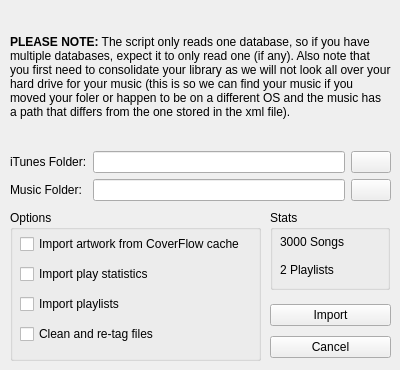
<ui version="4.0" >
 <class>iTunesImportOptions</class>
 <widget class="QWidget" name="iTunesImportOptions" >
  <property name="geometry" >
   <rect>
    <x>0</x>
    <y>0</y>
    <width>400</width>
    <height>370</height>
   </rect>
  </property>
  <property name="windowTitle" >
   <string>iTunes Library Import Options</string>
  </property>
  <widget class="QWidget" name="layoutWidget" >
   <property name="geometry" >
    <rect>
     <x>10</x>
     <y>10</y>
     <width>381</width>
     <height>191</height>
    </rect>
   </property>
   <layout class="QVBoxLayout" >
    <property name="margin" >
     <number>0</number>
    </property>
    <property name="spacing" >
     <number>6</number>
    </property>
    <item>
     <widget class="QLabel" name="NoticeLabel" >
      <property name="text" >
       <string>&lt;b>PLEASE NOTE:&lt;/b> The script only reads one database, so if you have multiple databases, expect it to only read one (if any). Also note that you first need to consolidate your library as we will not look all over your hard drive for your music (this is so we can find your music if you moved your foler or happen to be on a different OS and the music has a path that differs from the one stored in the xml file).</string>
      </property>
      <property name="wordWrap" >
       <bool>true</bool>
      </property>
     </widget>
    </item>
    <item>
     <layout class="QGridLayout" >
      <property name="margin" >
       <number>0</number>
      </property>
      <property name="spacing" >
       <number>6</number>
      </property>
      <item row="0" column="1" >
       <widget class="QLineEdit" name="iTunesFolderEdit" />
      </item>
      <item row="1" column="1" >
       <widget class="QLineEdit" name="MusicFolderEdit" />
      </item>
      <item row="1" column="0" >
       <widget class="QLabel" name="MusicFolderLabel" >
        <property name="text" >
         <string>Music Folder:</string>
        </property>
       </widget>
      </item>
      <item row="0" column="0" >
       <widget class="QLabel" name="iTunesFolderLabel" >
        <property name="text" >
         <string>iTunes Folder:</string>
        </property>
       </widget>
      </item>
      <item row="0" column="2" >
       <widget class="QPushButton" name="iTunesFolderBrowse" />
      </item>
      <item row="1" column="2" >
       <widget class="QPushButton" name="MusicFolderBrowse" />
      </item>
     </layout>
    </item>
   </layout>
  </widget>
  <widget class="QWidget" name="layoutWidget" >
   <property name="geometry" >
    <rect>
     <x>270</x>
     <y>300</y>
     <width>121</width>
     <height>62</height>
    </rect>
   </property>
   <layout class="QVBoxLayout" >
    <property name="margin" >
     <number>0</number>
    </property>
    <property name="spacing" >
     <number>6</number>
    </property>
    <item>
     <widget class="QPushButton" name="ImportButton" >
      <property name="text" >
       <string>Import</string>
      </property>
     </widget>
    </item>
    <item>
     <widget class="QPushButton" name="CancelButton" >
      <property name="text" >
       <string>Cancel</string>
      </property>
     </widget>
    </item>
   </layout>
  </widget>
  <widget class="QGroupBox" name="OptionsGroupBox" >
   <property name="geometry" >
    <rect>
     <x>10</x>
     <y>210</y>
     <width>251</width>
     <height>151</height>
    </rect>
   </property>
   <property name="title" >
    <string>Options</string>
   </property>
   <widget class="QWidget" name="layoutWidget" >
    <property name="geometry" >
     <rect>
      <x>10</x>
      <y>20</y>
      <width>235</width>
      <height>121</height>
     </rect>
    </property>
    <layout class="QVBoxLayout" >
     <property name="margin" >
      <number>0</number>
     </property>
     <property name="spacing" >
      <number>6</number>
     </property>
     <item>
      <widget class="QCheckBox" name="ArtworkCheckbox" >
       <property name="text" >
        <string>Import artwork from CoverFlow cache</string>
       </property>
      </widget>
     </item>
     <item>
      <widget class="QCheckBox" name="StatsCheckbox" >
       <property name="text" >
        <string>Import play statistics</string>
       </property>
      </widget>
     </item>
     <item>
      <widget class="QCheckBox" name="PlaylistsCheckbox" >
       <property name="text" >
        <string>Import playlists</string>
       </property>
      </widget>
     </item>
     <item>
      <widget class="QCheckBox" name="RetagCheckbox" >
       <property name="text" >
        <string>Clean and re-tag files</string>
       </property>
      </widget>
     </item>
    </layout>
   </widget>
  </widget>
  <widget class="QGroupBox" name="StatsGroupBox" >
   <property name="geometry" >
    <rect>
     <x>270</x>
     <y>210</y>
     <width>120</width>
     <height>80</height>
    </rect>
   </property>
   <property name="title" >
    <string>Stats</string>
   </property>
   <widget class="QWidget" name="layoutWidget" >
    <property name="geometry" >
     <rect>
      <x>10</x>
      <y>20</y>
      <width>101</width>
      <height>51</height>
     </rect>
    </property>
    <layout class="QVBoxLayout" >
     <property name="margin" >
      <number>0</number>
     </property>
     <property name="spacing" >
      <number>6</number>
     </property>
     <item>
      <widget class="QLabel" name="SongCountLabel" >
       <property name="text" >
        <string>3000 Songs</string>
       </property>
      </widget>
     </item>
     <item>
      <widget class="QLabel" name="PlaylistCountLabel" >
       <property name="text" >
        <string>2 Playlists</string>
       </property>
      </widget>
     </item>
    </layout>
   </widget>
  </widget>
 </widget>
 <resources/>
 <connections/>
</ui>
